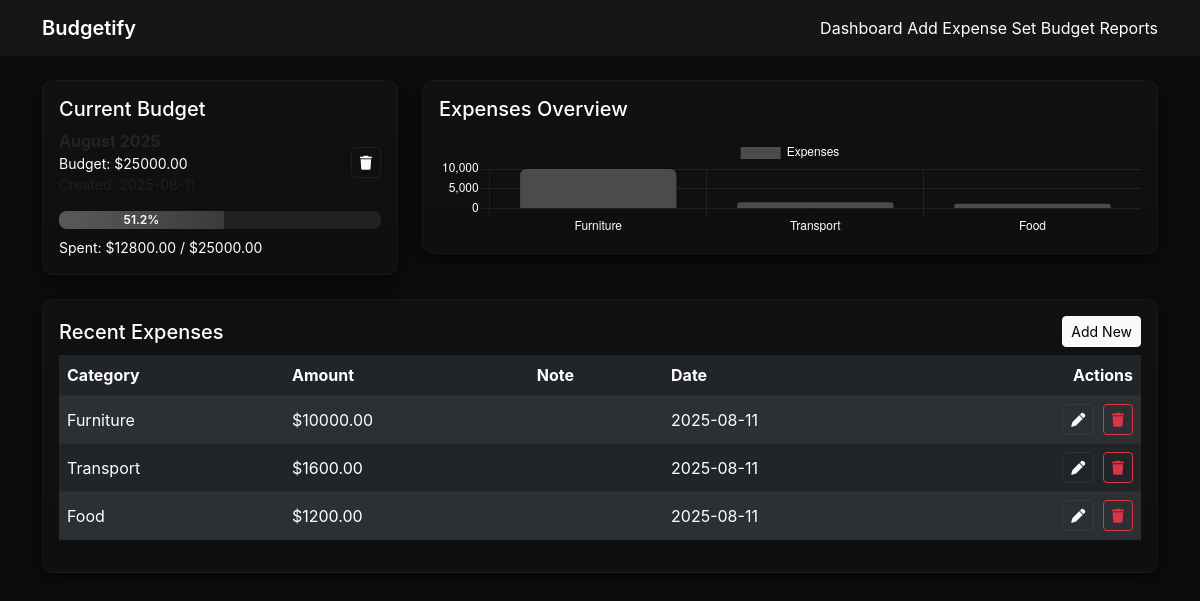
The page / on the database its author committed.
### models.py (models this page shows, shortened)
class Budget(db.Model):
    id = db.Column(db.Integer, primary_key=True)
    amount = db.Column(db.Float, nullable=False)
    month = db.Column(db.String(20), nullable=False)
    created_at = db.Column(db.DateTime, default=datetime.utcnow)

class Expense(db.Model):
    id = db.Column(db.Integer, primary_key=True)
    category = db.Column(db.String(80), nullable=False)
    amount = db.Column(db.Float, nullable=False)
    note = db.Column(db.String(200), nullable=True)
    date = db.Column(db.DateTime, default=datetime.utcnow)
    def to_dict(self):
        return {
            "id": self.id,
            "category": self.category,
            "amount": self.amount,
            "note": self.note or "",
            "date": self.date.strftime("%Y-%m-%d")
        }

### app.py (the view)
@app.route("/")
def index():
    expenses = Expense.query.order_by(Expense.date.desc()).all()
    current_month = current_month_label()
    budget = Budget.query.filter_by(month=current_month).order_by(Budget.created_at.desc()).first()
    categories = [e.category for e in expenses]
    amounts = [e.amount for e in expenses]
    total_spent = sum(amounts) if amounts else 0.0
    budget_amount = budget.amount if budget else None
    usage_pct = round((total_spent / budget_amount) * 100, 2) if (budget_amount and budget_amount > 0) else 0
    return render_template(
        "index.html",
        expenses=expenses,
        budget=budget,
        categories=categories,
        amounts=amounts,
        total_spent=total_spent,
        usage_pct=usage_pct
    )

### app.py (called while the page is built)
def current_month_label():
    return datetime.now().strftime("%B %Y")

### templates/index.html (shortened to what this page needs)
{% extends "base.html" %}
{% block content %}
<div class="row g-4">
  <div class="col-lg-4" data-aos="fade-up">
    <div class="card p-3 card-elevated">
      <h5 class="mb-2">Current Budget</h5>
      {% if budget %}
        <div class="d-flex justify-content-between align-items-center">
          <div>
            <div class="fw-bold">{{ budget.month }}</div>
            <div class="small">Budget: ${{ '%.2f' % budget.amount }}</div>
            <div class="small text-muted">Created: {{ budget.created_at.strftime('%Y-%m-%d') }}</div>
          </div>
          <div>
            <button class="btn btn-sm btn-outline-light" id="deleteBudgetBtn" data-budget-id="{{ budget.id }}">
              <i class="fa fa-trash"></i>
            </button>
          </div>
        </div>
        <div class="mt-3">
          <div class="progress" style="height:18px;background:#222;">
            <div id="budgetProgress" class="progress-bar" role="progressbar" style="width: {{ usage_pct }}%;">
              {{ usage_pct }}%
            </div>
          </div>
          <div class="small mt-2">Spent: ${{ '%.2f' % total_spent }} / ${{ '%.2f' % budget.amount }}</div>
        </div>
      {% else %}
        <p class="text-muted">No budget set for {{ now().strftime('%B %Y') if false else ''}}</p>
        <a href="/set-budget" class="btn btn-sm btn-light">Set Budget</a>
      {% endif %}
    </div>
  </div>
  <div class="col-lg-8" data-aos="fade-up" data-aos-delay="100">
    <div class="card p-3 card-elevated">
      <h5 class="mb-3">Expenses Overview</h5>
      <canvas id="expenseChart" height="100"></canvas>
    </div>
  </div>
  <div class="col-12" data-aos="fade-up" data-aos-delay="200">
    <div class="card p-3 card-elevated">
      <div class="d-flex justify-content-between align-items-center mb-2">
        <h5 class="mb-0">Recent Expenses</h5>
        <a href="/add-expense" class="btn btn-sm btn-light">Add New</a>
      </div>
      {% if expenses %}
      <div class="table-responsive">
        <table class="table table-dark table-striped align-middle">
          <thead>
            <tr>
              <th>Category</th>
              <th>Amount</th>
              <th>Note</th>
              <th>Date</th>
              <th class="text-end">Actions</th>
            </tr>
          </thead>
          <tbody id="expensesTableBody">
            {% for e in expenses %}
            <tr id="exp-{{ e.id }}">
              <td>{{ e.category }}</td>
              <td>${{ '%.2f' % e.amount }}</td>
              <td>{{ e.note or '' }}</td>
              <td>{{ e.date.strftime('%Y-%m-%d') }}</td>
              <td class="text-end">
                <button class="btn btn-sm btn-outline-light me-1 editExpenseBtn" data-expense='{{ e.to_dict() | tojson }}'>
                  <i class="fa fa-pen"></i>
                </button>
                <button class="btn btn-sm btn-outline-danger deleteExpenseBtn" data-id="{{ e.id }}">
                  <i class="fa fa-trash"></i>
                </button>
              </td>
            </tr>
            {% endfor %}
          </tbody>
        </table>
      </div>
      {% else %}
        <p class="text-muted">No expenses yet. Add your first expense.</p>
      {% endif %}
    </div>
  </div>
</div>
{% endblock %}

### templates/base.html (shortened to what this page needs)
<!DOCTYPE html>
<html lang="en">
<head>
  <link href="https://cdn.jsdelivr.net/npm/bootstrap@5.3.0/dist/css/bootstrap.min.css" rel="stylesheet">
  <link href="https://cdnjs.cloudflare.com/ajax/libs/font-awesome/6.4.0/css/all.min.css" rel="stylesheet">
  <link href="https://unpkg.com/aos@2.3.4/dist/aos.css" rel="stylesheet">
  <link rel="stylesheet" href="{{ url_for('static', filename='css/style.css') }}">
</head>
<body>
<nav class="navbar navbar-expand-lg navbar-dark" style="background:#161616;">
  <div class="container">
    <a class="navbar-brand" href="/">Budgetify</a>
    <div class="ms-auto">
      <a class="nav-link d-inline text-white" href="/">Dashboard</a>
      <a class="nav-link d-inline text-white" href="/add-expense">Add Expense</a>
      <a class="nav-link d-inline text-white" href="/set-budget">Set Budget</a>
      <a class="nav-link d-inline text-white" href="/reports">Reports</a>
    </div>
  </div>
</nav>
<div class="container my-4">
  {% block content %}{% endblock %}
</div>
</body>
</html>

### static/css/style.css (style rules this page uses)
:root { --bg:#0d0d0d; --card:#141414; --muted:#999; --accent:#f5f5f5; --glass: rgba(255,255,255,0.04); }
body { background: var(--bg); color: white; font-family: Inter, Arial, sans-serif; }
h5 { color: white; }
.card-elevated { background: linear-gradient(180deg, rgba(255,255,255,0.02), rgba(255,255,255,0.01)); border: 1px solid rgba(255,255,255,0.04); border-radius: 12px; box-shadow: 0 6px 18px rgba(0,0,0,0.7); transition: transform .18s ease, box-shadow .18s ease; }
.navbar-brand { font-weight:600; color: #fff !important; }
.table-dark > tbody > tr > td, .table-dark > thead > tr > th { border-color: rgba(255,255,255,0.03); }
.progress { background: rgba(255,255,255,0.03); border-radius: 8px; }
.progress-bar { background: linear-gradient(90deg, #5a5a5a, #3b3b3b); color: #fff; font-weight:600; }
.btn-outline-light { border-color: rgba(255,255,255,0.06); }
.small { color: white; }

### rows shown on the page
Budget: month "August 2025", amount "25000.00"
Expense: category "Furniture", amount "10000.00", date "2025-08-11"
Expense: category "Transport", amount "1600.00", date "2025-08-11"
Expense: category "Food", amount "1200.00", date "2025-08-11"

### other values the page prints
{{ usage_pct }} "51.2"
{{ '%.2f' % total_spent }} "12800.00"
